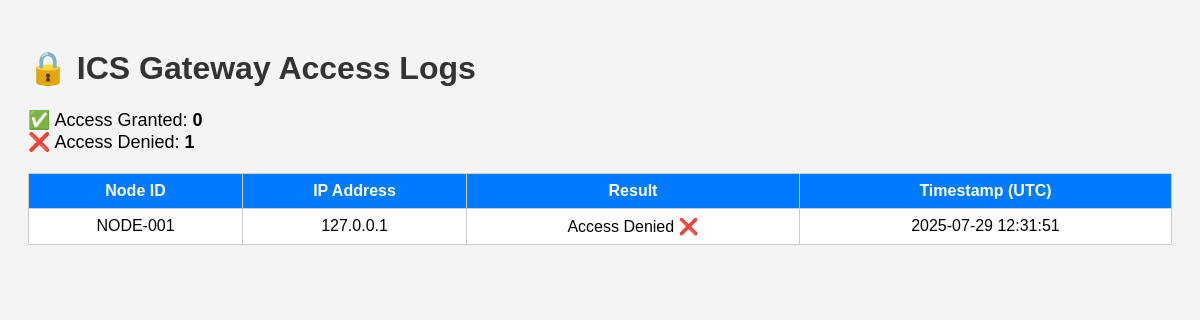
The app's page /, older data.
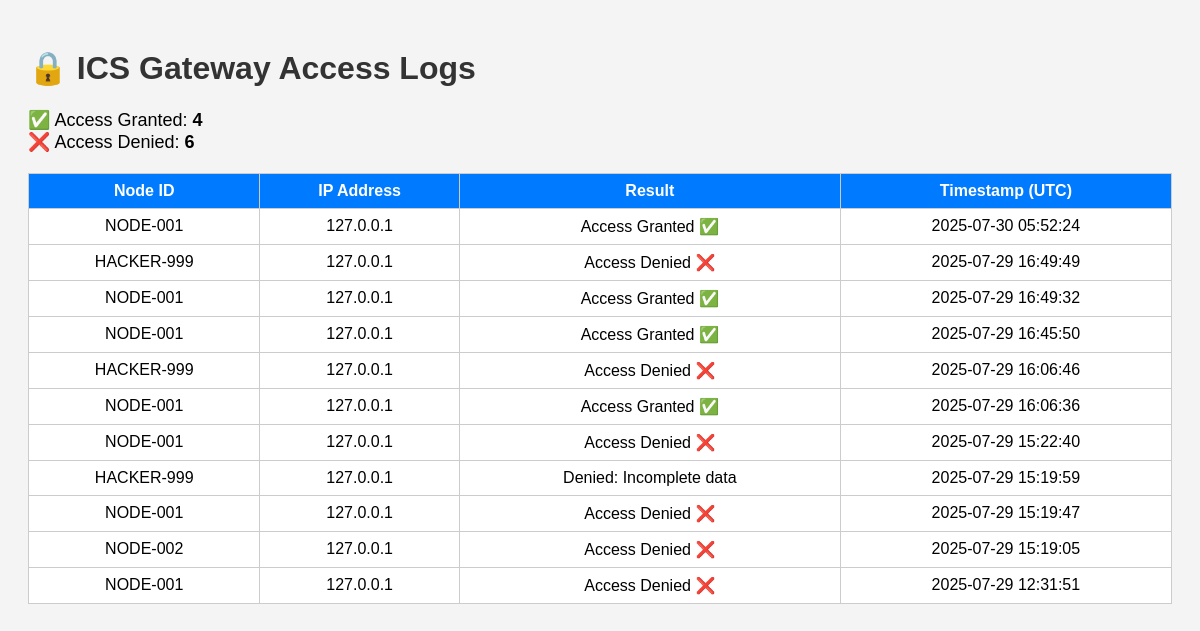
The same page, newer data.
### tables this page shows
CREATE TABLE access_logs (
            id INTEGER PRIMARY KEY AUTOINCREMENT,
            node_id TEXT,
            ip_address TEXT,
            result TEXT,
            timestamp TEXT
        );

### gateway/app.py (the view)
@app.route('/')
def dashboard():
    logs = fetch_logs()
    granted = sum(1 for row in logs if row[2].startswith("Access Granted"))
    denied = sum(1 for row in logs if row[2].startswith("Access Denied"))
    return render_template('dashboard.html', logs=logs, granted=granted, denied=denied)

### gateway/db.py (called while the page is built)
def fetch_logs():
    conn = sqlite3.connect(DB_PATH)
    cursor = conn.cursor()
    cursor.execute("SELECT node_id, ip_address, result, timestamp FROM access_logs ORDER BY id DESC")
    logs = cursor.fetchall()
    conn.close()
    return logs

### gateway/templates/dashboard.html (shortened to what this page needs)
<!DOCTYPE html>
<html>
<head>
</head>
<body>
  <h1>🔒 ICS Gateway Access Logs</h1>
  <div class="stats">
    ✅ Access Granted: <strong>{{ granted }}</strong><br>
    ❌ Access Denied: <strong>{{ denied }}</strong>
  </div>
  <table>
    <tr>
      <th>Node ID</th>
      <th>IP Address</th>
      <th>Result</th>
      <th>Timestamp (UTC)</th>
    </tr>
    {% for row in logs %}
    <tr>
      <td>{{ row[0] }}</td>
      <td>{{ row[1] }}</td>
      <td>{{ row[2] }}</td>
      <td>{{ row[3] }}</td>
    </tr>
    {% endfor %}
  </table>
</body>
</html>

### gateway/templates/dashboard.html (style rules this page uses)
body { font-family: Arial; padding: 20px; background: #f4f4f4; }
h1 { color: #333; }
table { width: 100%; border-collapse: collapse; margin-top: 20px; background: white; }
th, td { border: 1px solid #ccc; padding: 8px; text-align: center; }
th { background: #007BFF; color: white; }
.stats { margin-top: 20px; font-size: 18px; }

Row changes from the older to the newer data that the page shows:
added access_logs: node "NODE-001", ip_address "127.0.0.1", result "Access Granted ✅", timestamp "2025-07-30 05:52:24"
added access_logs: node "HACKER-999", ip_address "127.0.0.1", result "Access Denied ❌", timestamp "2025-07-29 16:49:49"
added access_logs: node "NODE-001", ip_address "127.0.0.1", result "Access Granted ✅", timestamp "2025-07-29 16:49:32"
added access_logs: node "NODE-001", ip_address "127.0.0.1", result "Access Granted ✅", timestamp "2025-07-29 16:45:50"
added access_logs: node "HACKER-999", ip_address "127.0.0.1", result "Access Denied ❌", timestamp "2025-07-29 16:06:46"
added access_logs: node "NODE-001", ip_address "127.0.0.1", result "Access Granted ✅", timestamp "2025-07-29 16:06:36"
added access_logs: node "NODE-001", ip_address "127.0.0.1", result "Access Denied ❌", timestamp "2025-07-29 15:22:40"
added access_logs: node "HACKER-999", ip_address "127.0.0.1", result "Denied: Incomplete data", timestamp "2025-07-29 15:19:59"
added access_logs: node "NODE-001", ip_address "127.0.0.1", result "Access Denied ❌", timestamp "2025-07-29 15:19:47"
added access_logs: node "NODE-002", ip_address "127.0.0.1", result "Access Denied ❌", timestamp "2025-07-29 15:19:05"
Text that changed along with them:
{{ granted }}: "0" → "4"
{{ denied }}: "1" → "6"
